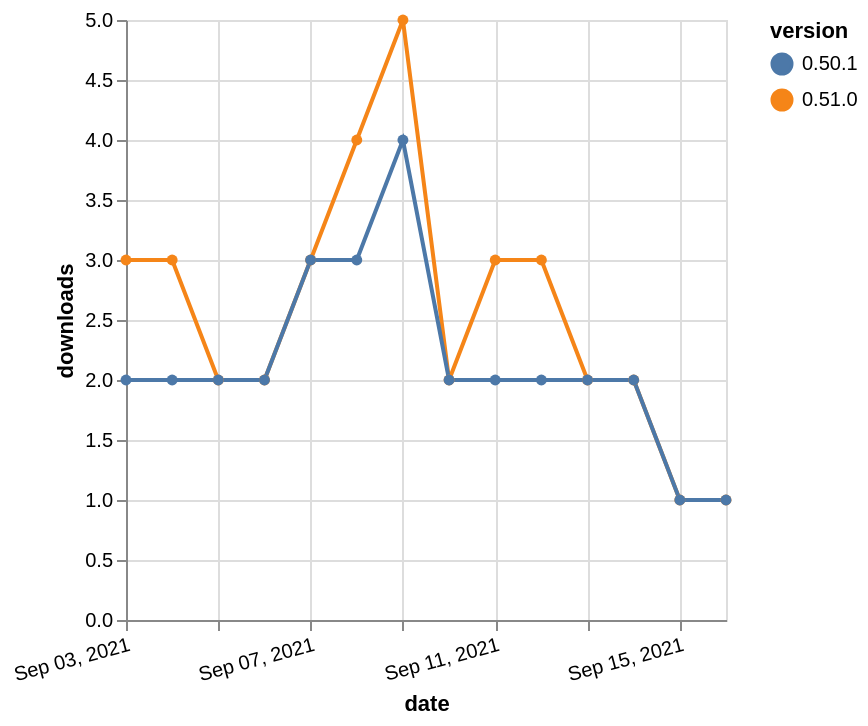

Write a Vega-Lite specification for this figure.
### Vega-Lite specification from a JSON file in a GitHub repository (floating-point values rounded to 4 significant figures)
{"$schema": "https://vega.github.io/schema/vega-lite/v5.json", "description": "A simple bar chart with embedded data.", "data": {"values": [{"date": "2021-09-03", "total": 10505, "delta": 3, "version": "0.51.0"}, {"date": "2021-09-04", "total": 10508, "delta": 3, "version": "0.51.0"}, {"date": "2021-09-05", "total": 10510, "delta": 2, "version": "0.51.0"}, {"date": "2021-09-06", "total": 10512, "delta": 2, "version": "0.51.0"}, {"date": "2021-09-07", "total": 10515, "delta": 3, "version": "0.51.0"}, {"date": "2021-09-08", "total": 10519, "delta": 4, "version": "0.51.0"}, {"date": "2021-09-09", "total": 10524, "delta": 5, "version": "0.51.0"}, {"date": "2021-09-10", "total": 10526, "delta": 2, "version": "0.51.0"}, {"date": "2021-09-11", "total": 10529, "delta": 3, "version": "0.51.0"}, {"date": "2021-09-12", "total": 10532, "delta": 3, "version": "0.51.0"}, {"date": "2021-09-13", "total": 10534, "delta": 2, "version": "0.51.0"}, {"date": "2021-09-14", "total": 10536, "delta": 2, "version": "0.51.0"}, {"date": "2021-09-15", "total": 10537, "delta": 1, "version": "0.51.0"}, {"date": "2021-09-16", "total": 10538, "delta": 1, "version": "0.51.0"}, {"date": "2021-09-03", "total": 12800, "delta": 2, "version": "0.50.1"}, {"date": "2021-09-04", "total": 12802, "delta": 2, "version": "0.50.1"}, {"date": "2021-09-05", "total": 12804, "delta": 2, "version": "0.50.1"}, {"date": "2021-09-06", "total": 12806, "delta": 2, "version": "0.50.1"}, {"date": "2021-09-07", "total": 12809, "delta": 3, "version": "0.50.1"}, {"date": "2021-09-08", "total": 12812, "delta": 3, "version": "0.50.1"}, {"date": "2021-09-09", "total": 12816, "delta": 4, "version": "0.50.1"}, {"date": "2021-09-10", "total": 12818, "delta": 2, "version": "0.50.1"}, {"date": "2021-09-11", "total": 12820, "delta": 2, "version": "0.50.1"}, {"date": "2021-09-12", "total": 12822, "delta": 2, "version": "0.50.1"}, {"date": "2021-09-13", "total": 12824, "delta": 2, "version": "0.50.1"}, {"date": "2021-09-14", "total": 12826, "delta": 2, "version": "0.50.1"}, {"date": "2021-09-15", "total": 12827, "delta": 1, "version": "0.50.1"}, {"date": "2021-09-16", "total": 12828, "delta": 1, "version": "0.50.1"}]}, "width": "container", "mark": {"type": "line", "point": {"filled": true}}, "encoding": {"x": {"field": "date", "type": "temporal", "timeUnit": "yearmonthdate", "title": "date", "axis": {"labelAngle": -15}}, "y": {"field": "delta", "type": "quantitative", "title": "downloads"}, "color": {"field": "version", "type": "nominal"}, "tooltip": {"field": "delta"}}}
